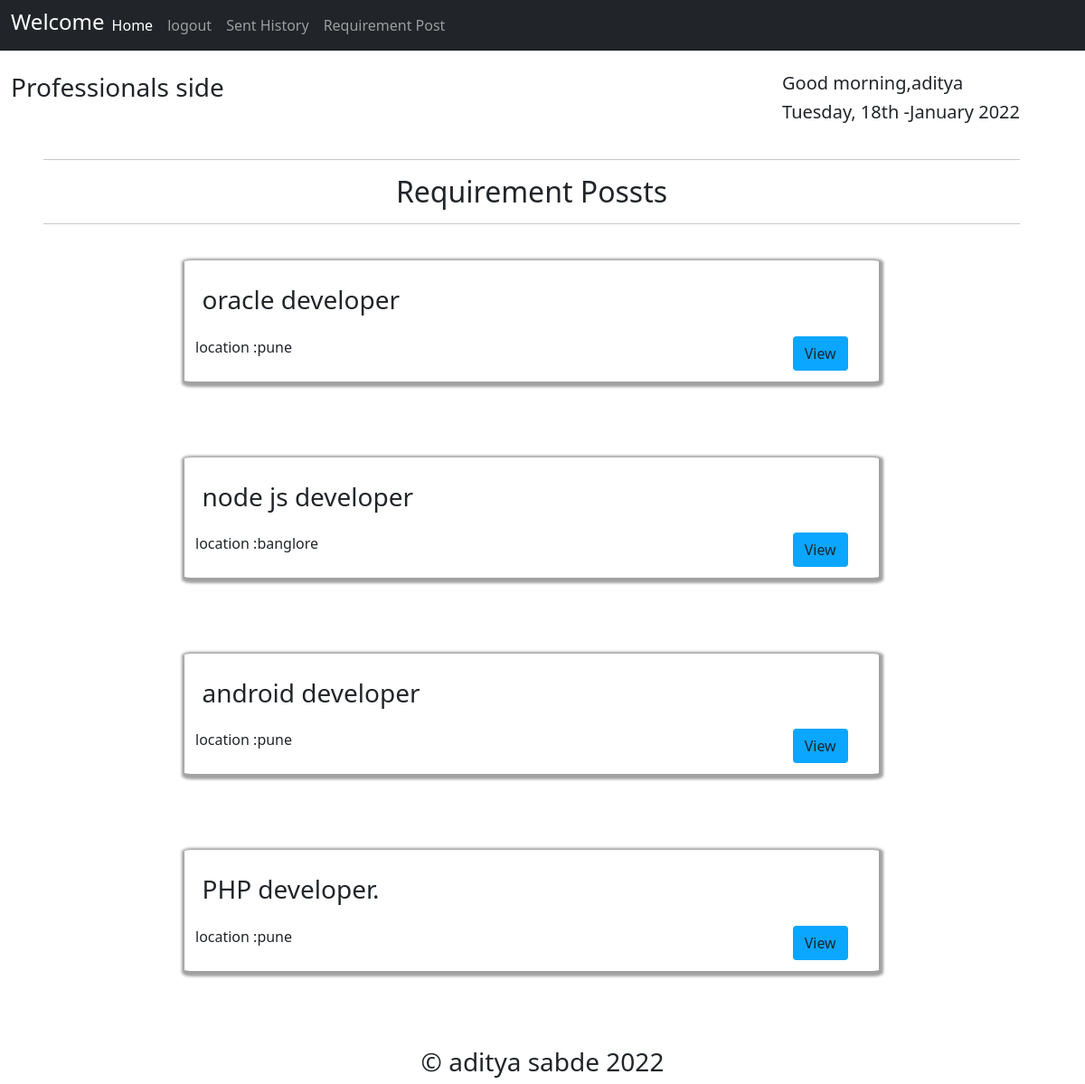
The page /seller/post.php (signed in) on the database its author committed.
### tables this page shows
CREATE TABLE `buyers` (
  `id` int(10) NOT NULL,
  `title` varchar(255) NOT NULL,
  `requirement` varchar(255) NOT NULL,
  `industryrequirement` varchar(255) NOT NULL,
  `connectprofessional` varchar(255) NOT NULL,
  `location` varchar(255) NOT NULL,
  `date` varchar(255) NOT NULL,
  `buyername` varchar(255) DEFAULT NULL,
  `status` int(11) NOT NULL
);

### seller/post.php (the view, shortened to what this page needs)
<!DOCTYPE html>
<html lang="en">
    <head>
        <link href="https://cdn.jsdelivr.net/npm/bootstrap@5.0.2/dist/css/bootstrap.min.css" rel="stylesheet">
        <link rel="stylesheet" href="post.css">
    </head>
    <body >
        <?php require "nav.php" ; ?>
        <div class="head">
            <h3>Professionals side<h3>
            <div class="info">
                <h5>
                    <?php
                    $date= date('a') ;
                    if($date =='pm'){
                        echo 'Good afternoon,';
                        }
                    else{
                        echo 'Good morning,';
                    }
                    echo $_SESSION['username']; ?>
                    </h5>
                <h5><?php echo date("l, jS \-F Y ")?>
                </h5>
            </div>
        </div>
        <div class="title">
        <hr>
            <h2>Requirement Possts</h2>
        <hr>
        </div>
        <div class="post">
            <?php
            require "../dbconnect.php";
            $sql = "select * from `buyers` where status=1";
            $result= mysqli_query($conn ,$sql) or die(mysqli_error($sql));
            while($data = mysqli_fetch_array($result)){
                echo'  <div class="box">
                        <div class="head"><h3>'.$data['title'].'</h3></div>
                        <div class="content">
                            <div class="location">location :'.$data['location'].'</div>
                            <div class="view">
                                <a  href="getoutput.php?name='.$data['title'].'"><button  class="btn">
                                View</button></a>
                            </div>
                        </div>
                    </div>
                    ';
            }
            ?>
        </div>
        <div class="footer" style="position:center;">
            <center><h3>&copy aditya sabde 2022</h3></center>
        </div>
    </body>
</html>

### seller/post.css (style rules this page uses)
.head { margin: 2%; display: flex; justify-content: space-between; margin-left: 1%; margin-right: 6%; }
.title { text-align: center; padding-bottom: 2%; padding-top:0%; margin-left: 4%; margin-right: 6%; }
.box { margin: 7%; margin-top: 0%; margin-left: 17%; margin-right: 19%; padding: 1%; border-radius: 1%; box-shadow: 1px 2px 3px 4px rgb(20 20 20 / 40%); }
.content { display: inline-block; display: flex; justify-content: space-between; }
.btn { background-color: #0ba6ff; }
.view { display: flex; flex-direction:row; float: right; padding-right: 3%; padding-left: 1%; }
.view a { margin-right: 3%; text-decoration: none; color: black; }

### rows shown on the page
buyers: title "oracle developer"
buyers: title "node js developer"
buyers: title "android developer"
buyers: title "PHP developer."

### other values the page prints
$_SESSION['username'] "aditya"
